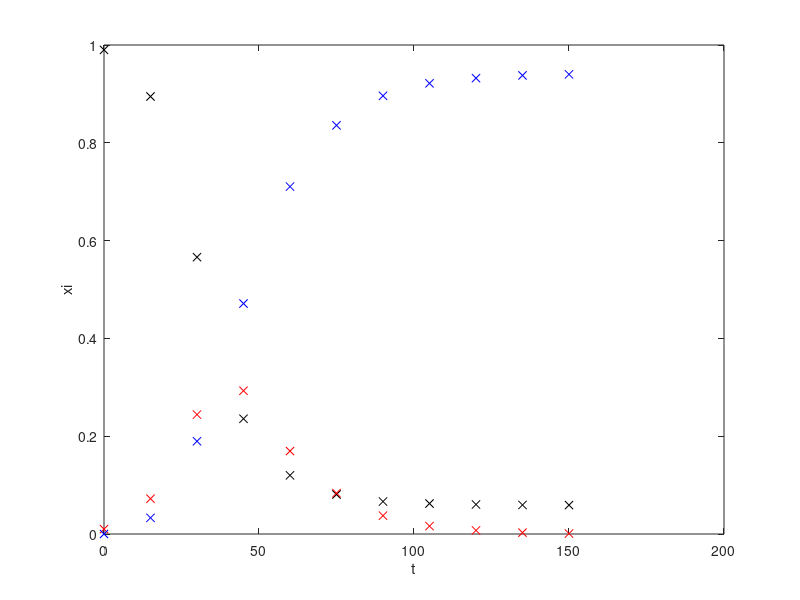

Write the MATLAB code that produced this figure. (Note: this script raises an error after producing the figure.)
clear all
close all
N=10000;tmax=10; f=0.01;
N1t=zeros(tmax+1,1); N2t=N1t; N3t=N2t;
tempo=zeros(tmax+1,1);
N1=N-floor(f*N); N2=floor(f*N); N3=0;
N1t(1)=N1; N2t(1)=N2; N3t(1)=N3;
s=ones(N,1); s(1:N2)=2;

alfa=0.2; %contactos por dia vezes probabilidade de infeção num contacto 
beta=1/15; % probabilidade de recuperação por dia
dt=1/(N*beta);
R0=alfa*N1/(N*beta);
fprintf(1,'R0=%f\n',R0)
for t=1:tmax
    for act=1:N
        
        %escolher uma particula
        i=randi(N,1);
        if (s(i) ==2)
            s(i)=3;
            N2=N2-1; N3=N3+1; 
        elseif s(i)==1
            u=rand(1);
            %N2//N representa a fração dos contactos infeciosos
            if u<= (alfa/N)*N2/beta
                s(i)=2;
                N1=N1-1; N2=N2+1;
            end
        end
         
             
    end
    N1t(t+1)=N1; N2t(t+1)=N2; N3t(t+1)=N3;
    tempo(t+1)=tempo(t)+N*dt;
end

plot(tempo, N1t/N, 'kx', tempo, N2t/N,'rx', tempo, N3t/N,'bx')
hold on
xlabel('t'); ylabel('xi')

% integração equações diferenciais
tspan=[0, 150]; x0=[N1t(1),N2t(1),N3t(1)]/N;
[t,x] = ode45(@(t,x) F(t,x,alfa,beta), tspan, x0);
plot(t,x(:,1),'k-', t,x(:,2),'r-', t,x(:,3),'b-')

function Fv=F(t,x,alfa, beta)
Fv(1,1)=-alfa*x(1)*x(2);
Fv(2,1)=alfa*x(1)*x(2)-beta*x(2);
Fv(3,1)=beta*x(2);
end


